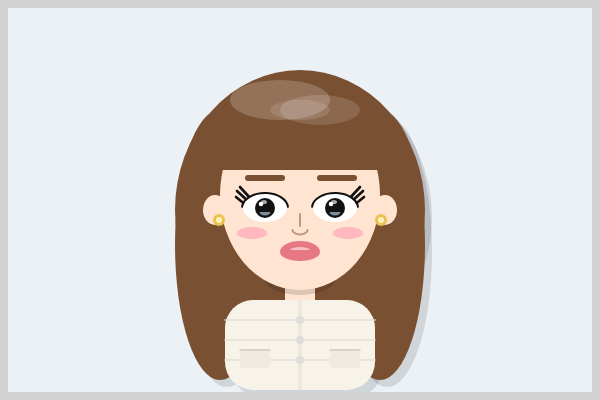
Frame 1 (no input)
Frame 2 (the mouse pressed at the canvas centre, redrawn once): identical to frame 1, image omitted

The p5.js sketch that drew this single still picture (run headless with seeded random() and noise() and a simulated clock; the mouse was pressed at the canvas centre and the sketch redrawn once):

// p5.js sketch
// ── sketch.js
function setup() {
  createCanvas(600, 400);
  noLoop();
}

function draw() {
  background(236, 241, 246); 
  noStroke();

  // 팔레트
  let SKIN = color(255, 228, 210);
  let HAIR = color(122, 80, 50);        
  let CARDI = color(247, 243, 232);    
  let CARDI_TRIM = color(238, 233, 220);
  let EYE = color(18, 18, 18);         
  let BLUSH = color(255, 184, 190);
  let LIP = color(230, 120, 130);
  let GOLD = color(232, 195, 84);
  let SHADOW = color(0, 0, 0, 30); // 반투명 그림자

   // === 머리 그림자 ===
  fill(SHADOW);
  ellipse(300 + 7, 210 + 7, 250, 280);
  ellipse(220 + 7, 245 + 7, 90, 270);
  ellipse(380 + 7, 245 + 7, 90, 270);

  // === 얼굴 그림자 ===
  fill(SHADOW);
  ellipse(300 + 7, 195 + 7, 160, 190);

  // === 가디건 그림자 ===
  fill(SHADOW);
  rect(225 + 7, 300 + 7, 150, 90, 28);

  // === 귀 그림자 ===
  fill(SHADOW);
  ellipse(215 + 7, 210 + 7, 24, 30);
  ellipse(385 + 7, 210 + 7, 24, 30);

  // === 귀걸이 그림자 ===
  fill(SHADOW);
  ellipse(219 + 3, 220 + 3, 10, 10);
  ellipse(381 + 3, 220 + 3, 10, 10);

  // === 입술 그림자 ===
  fill(SHADOW);
  arc(300 + 2, 252 + 2, 40, 22, PI, TWO_PI);
  arc(300 + 2, 252 + 2, 40, 18, 0, PI);

  
  // 1) 뒷머리
  fill(HAIR);
  ellipse(300, 210, 250, 280);     
  ellipse(220, 245, 90, 270);      
  ellipse(380, 245, 90, 270);      

  
  // 2) 목 & 가디건
  fill(SKIN);  
  rect(285, 280, 30, 30, 8);

  // ✅ 목 그림자 추가
  fill(0, 0, 0, 35); // 반투명 검정색
  arc(300, 280, 70, 30, 0, PI); // 턱 아래 그림자

  fill(CARDI); 
  rect(225, 300, 150, 90, 28);   // 몸통

  // 가디건 여밈 부분
  fill(CARDI_TRIM); 
  rect(298, 300, 4, 90);    

  // 단추
  fill(220); 
  ellipse(300, 320, 8, 8); 
  ellipse(300, 340, 8, 8); 
  ellipse(300, 360, 8, 8);

  // ✅ 가디건 디테일 추가
  stroke(230, 225, 215);
  strokeWeight(1.5);
  // 가로 스티치 라인 (니트 줄무늬)
  line(225, 320, 375, 320);
  line(225, 340, 375, 340);
  line(225, 360, 375, 360);

  // 포켓 모양
  noStroke();
  fill(240, 235, 225);
  rect(240, 350, 30, 18, 4);
  rect(330, 350, 30, 18, 4);

  // 포켓 스티치
  stroke(210, 200, 185);
  strokeWeight(1.5);
  line(240, 350, 270, 350);
  line(330, 350, 360, 350);
  noStroke();


  // 3) 얼굴
  fill(SKIN);
  ellipse(300, 195, 160, 190);

  // 4) 귀 + 귀걸이
  fill(SKIN); ellipse(215, 210, 24, 30); ellipse(385, 210, 24, 30);
  //링 
  fill(232,195,84); ellipse(219, 220, 12, 12); ellipse(381, 220, 12, 12);
  //보석
  fill(255,240,180); ellipse(219, 220, 6, 6); ellipse(381, 220, 6, 6);


  // 5) 앞머리
  fill(HAIR);
  arc(300, 170, 180, 140, PI, TWO_PI);      
  arc(260, 158, 90, 60, PI*1.02, TWO_PI);   
  arc(340, 158, 90, 60, PI*1.02, TWO_PI);   

  // 6) 눈썹
  fill(HAIR);
  rect(245, 175, 40, 6, 4);
  rect(317, 175, 40, 6, 4);

  // 속눈썹
  stroke(EYE);
  strokeWeight(2.6);
  line(247, 206, 236, 197);
  line(249, 202, 237, 191);
  line(251, 199, 240, 187);
  line(353, 206, 364, 197);
  line(351, 202, 363, 191);
  line(349, 199, 360, 187);
  noStroke();

  // 7) 눈
  fill(255);
  ellipse(265, 208, 44, 28);
  ellipse(335, 208, 44, 28);
  fill(EYE);
  ellipse(265, 208, 20, 20);
  ellipse(335, 208, 20, 20);
  fill(255);
  ellipse(261, 204, 4.5, 4.5);
  ellipse(331, 204, 4.5, 4.5);

    // 기존 흰 점 외에 한 겹 더
  fill(255, 255, 255, 160);
  ellipse(270-6, 208-6, 6, 4);
  fill(200, 230, 255, 150);
  arc(265, 207+5, 11, 7, 0, PI); // 아랫쪽 글로스
  
  // 기존 흰 점 외에 한 겹 더
  fill(255, 255, 255, 160);
  ellipse(340-6, 208-6, 6, 4);
  fill(200, 230, 255, 150);
  arc(335, 207+5, 11, 7, 0, PI); // 아랫쪽 글로스
  
  // 아이라인
  noFill(); stroke(EYE); strokeWeight(2);
  arc(265, 208, 46, 30, PI+0.05, TWO_PI-0.05);
  arc(335, 208, 46, 30, PI+0.05, TWO_PI-0.05);
  noStroke();

  // 8) 코
  stroke(190,150,130); strokeWeight(2);
  line(300, 214, 300, 226);
  arc(300, 230, 15, 9, 0, PI);
  noStroke();



  //헤어하이라이트
  // 반짝이는 느낌을 위해 투명도 있는 흰색 겹치기
  fill(255, 255, 255, 50);
  ellipse(280, 100, 100, 40); // 머리 윗부분 큰 하이라이트
  fill(255, 255, 255, 35);
  ellipse(320, 110, 80, 30); // 오른쪽 보조 하이라이트
  fill(255, 255, 255, 20);
  fill(255, 255, 255, 30);
  ellipse(300, 110, 60, 20); // 중앙 좁은 빛

    
// 9) 볼터치 / 입술
fill(BLUSH);
ellipse(252, 233, 30, 12);
ellipse(348, 233, 30, 12);

// 윗입술
fill(LIP);
arc(300, 252, 40, 22, PI, TWO_PI);

// 아랫입술
fill(LIP);   
arc(300, 252, 40, 18, 0, PI);

// ✅ 입술 하이라이트 추가 (새로 추가된 부분)
fill(255, 220, 230, 180); // 반투명 흰색
arc(300, 250, 20, 6, PI, TWO_PI); // 아랫입술 위쪽에 반짝임


  //액자
  fill(210);
  rect(0,0,600,8); rect(0,392,600,8); rect(0,0,8,400); rect(592,0,8,400);

  
}
